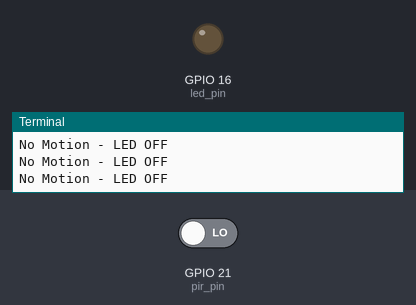
A program run on a simulated Raspberry Pi (BCM pin numbers). On the bench: output pins drawn as LEDs (lit = HIGH), the last lines printed to the terminal. Inputs (shaded band) come from the test bench; at power-on: GPIO 21 (pir_pin) LOW.

Above: at 1.2 s.
1.3 s: GPIO 21 (pir_pin) driven HIGH
At 2.5 s:
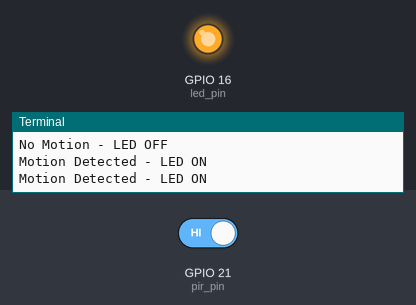
3.0 s: GPIO 21 (pir_pin) driven LOW
At 3.7 s:
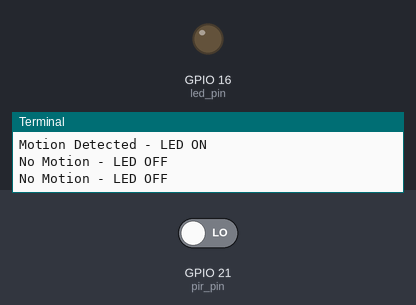
Timing chart, 0 to 6.0 s (numbered marks = the images above; inputs shaded):
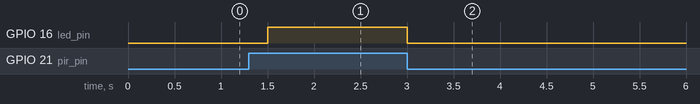

Measured:
- after the input at 1.3 s, GPIO 16 (led_pin): LOW → HIGH after 0.20 s
- after the input at 3.0 s, GPIO 16 (led_pin): HIGH → LOW at once

The program:

R23._PIR_Motion_Detection_with_LED.py
```python
"""
Components Used:
1. Raspberry Pi
2. PIR Motion Sensor
3. LED
4. Breadboard
5. Jumper Wires
"""

import RPi.GPIO as gpio
import time

pir_pin = 21  # GPIO pin for PIR sensor
led_pin = 16  # GPIO pin for LED

gpio.setmode(gpio.BCM)         # Use BCM pin numbering
gpio.setup(pir_pin, gpio.IN)   # Set PIR as input
gpio.setup(led_pin, gpio.OUT)  # Set LED as output

try:
    while True:
        if gpio.input(pir_pin) == 1:  # Check motion
            gpio.output(led_pin, gpio.HIGH)  # Turn LED ON
            print("Motion Detected - LED ON")
        else:
            gpio.output(led_pin, gpio.LOW)   # Turn LED OFF
            print("No Motion - LED OFF")

        time.sleep(0.5)  # Small delay

except KeyboardInterrupt:
    gpio.cleanup()  # Reset GPIO on exit
```
